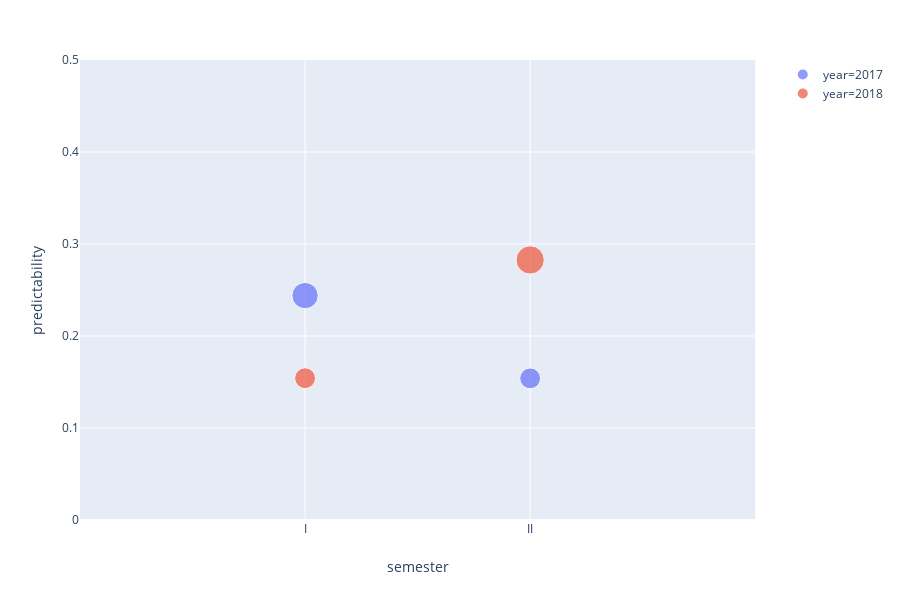

Notebook cell for this chart:
### Code cell
df_localidad = df_prediction[df_prediction["localidad"] == "LOS MARTIRES"]
fig = px.scatter(df_localidad, x="semester", y="predictability",color="year",size="predictability")
fig.update_xaxes(range=[-1, 2])
fig.update_yaxes(range=[0, 0.5])
fig.show()

### Figure 1 — Plotly figure (JSON) as saved in the notebook; plotly's stock layout.template omitted (floating-point values rounded to 4 significant figures)
{"data": [{"hoverlabel": {"namelength": 0}, "hovertemplate": "year=2017<br>semester=%{x}<br>predictability=%{marker.size}", "legendgroup": "year=2017", "marker": {"color": "#636efa", "size": [0.2439, 0.154], "sizemode": "area", "sizeref": 0.0007067, "symbol": "circle"}, "mode": "markers", "name": "year=2017", "showlegend": true, "type": "scatter", "x": ["I", "II"], "xaxis": "x", "y": [0.2439, 0.154], "yaxis": "y"}, {"hoverlabel": {"namelength": 0}, "hovertemplate": "year=2018<br>semester=%{x}<br>predictability=%{marker.size}", "legendgroup": "year=2018", "marker": {"color": "#EF553B", "size": [0.1541, 0.2827], "sizemode": "area", "sizeref": 0.0007067, "symbol": "circle"}, "mode": "markers", "name": "year=2018", "showlegend": true, "type": "scatter", "x": ["I", "II"], "xaxis": "x", "y": [0.1541, 0.2827], "yaxis": "y"}], "layout": {"height": 600, "legend": {"itemsizing": "constant", "tracegroupgap": 0}, "margin": {"t": 60}, "xaxis": {"anchor": "y", "domain": [0, 0.98], "range": [-1, 2], "title": {"text": "semester"}}, "yaxis": {"anchor": "x", "domain": [0, 1], "range": [0, 0.5], "title": {"text": "predictability"}}}}
